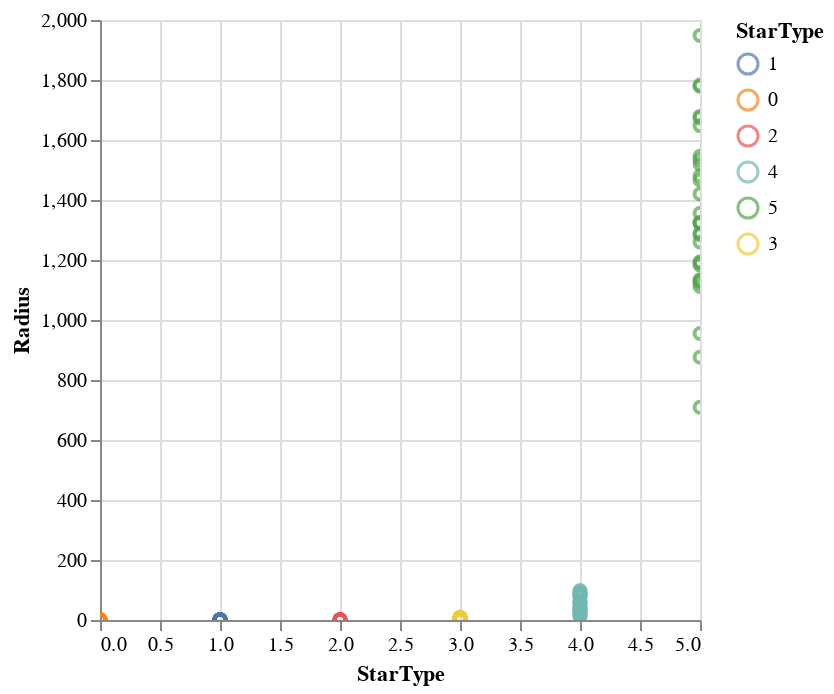

Write notebook code for a chart like this one.
### Code cell
DeepnoteChart(data, """{"mark":{"clip":true,"type":"point","tooltip":true},"config":{"legend":{}},"$schema":"https://vega.github.io/schema/vega-lite/v5.json","encoding":{"x":{"sort":null,"type":"quantitative","field":"StarType","scale":{"type":"linear","zero":false}},"y":{"sort":null,"type":"quantitative","field":"Radius","scale":{"type":"linear","zero":false}},"color":{"sort":null,"type":"nominal","field":"StarType","scale":{"scheme":"tableau10"}}}}""")

### Figure 1 — Vega-Lite specification as saved in the notebook (floating-point values rounded to 4 significant figures; data arrays with more than 128 entries replaced by an {"elided": "..."} marker saying what was removed)
{"mark": {"clip": true, "type": "point", "tooltip": true}, "config": {"legend": {}}, "$schema": "https://vega.github.io/schema/vega-lite/v5.json", "encoding": {"x": {"sort": null, "type": "quantitative", "field": "StarType", "scale": {"type": "linear", "zero": false}}, "y": {"sort": null, "type": "quantitative", "field": "Radius", "scale": {"type": "linear", "zero": false}}, "color": {"sort": null, "type": "nominal", "field": "StarType", "scale": {"scheme": "tableau10"}}}, "data": {"values": {"elided": "192 records"}}}
